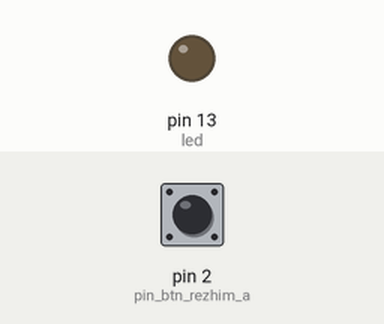
A sketch run on a simulated Arduino Uno, built with avr-gcc and run on an emulated ATmega328P. Shown: output pins drawn as LEDs (lit = HIGH). Dashed ring = blinking. The inputs (shaded band) are chosen by the test bench; at power-on: pin 2 (pin_btn_rezhim_a) HIGH.

Above: at 1.2 s.
1.3 s: pin 2 (pin_btn_rezhim_a) pulled LOW for 0.15 s
At 1.6 s:
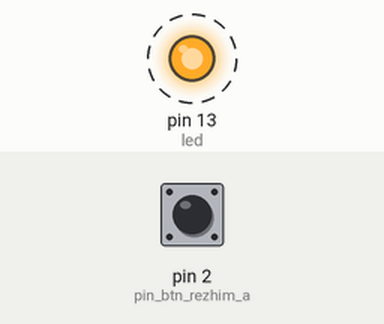
Timing chart, 0 to 10.4 s (numbered marks = the images above; inputs shaded):
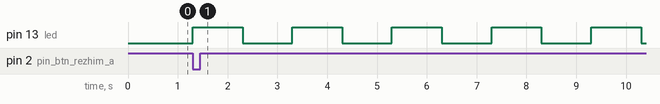

The sketch:

sketch_aug07a.ino
```cpp
#define pin_btn_rezhim_a 2
#define DELAY_TIME 1000

// Pin 13 has an LED connected on most Arduino boards.
// give it a name:
int led = 13;

// the setup routine runs once when you press reset:
void setup() {
  // initialize the digital pin as an output.
  pinMode(led, OUTPUT);
}

// the loop routine runs over and over again forever:
void loop() {
  while (digitalRead(pin_btn_rezhim_a) == LOW) {
    for (int i = 0; i < 1000; ++i) {
      digitalWrite(led, HIGH);
      delay(DELAY_TIME);
      digitalWrite(led, LOW);
      delay(DELAY_TIME);
    }
  }
}
```

Measured:
- after the input at 1.3 s, pin 13 (led): alternates HIGH for 1.0 s and LOW for 1.0 s, starting at once
